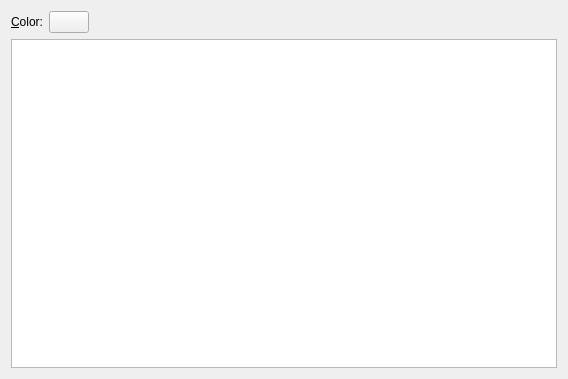
<?xml version="1.0" encoding="UTF-8"?>
<ui version="4.0">
 <class>ViewConfig</class>
 <widget class="QWidget" name="ViewConfig">
  <property name="geometry">
   <rect>
    <x>0</x>
    <y>0</y>
    <width>568</width>
    <height>379</height>
   </rect>
  </property>
  <layout class="QVBoxLayout" name="verticalLayout">
   <item>
    <layout class="QFormLayout" name="formLayout">
     <property name="fieldGrowthPolicy">
      <enum>QFormLayout::ExpandingFieldsGrow</enum>
     </property>
     <item row="0" column="0">
      <widget class="QLabel" name="m_colorLabel">
       <property name="text">
        <string>&amp;Color:</string>
       </property>
       <property name="alignment">
        <set>Qt::AlignRight|Qt::AlignTrailing|Qt::AlignVCenter</set>
       </property>
       <property name="buddy">
        <cstring>m_color</cstring>
       </property>
      </widget>
     </item>
     <item row="0" column="1">
      <widget class="KColorButton" name="m_color">
       <property name="sizePolicy">
        <sizepolicy hsizetype="Minimum" vsizetype="Fixed">
         <horstretch>0</horstretch>
         <verstretch>0</verstretch>
        </sizepolicy>
       </property>
       <property name="toolTip">
        <string>Change wallpaper frame color</string>
       </property>
       <property name="whatsThis">
        <string>Change the color of the frame that it may be visible when the wallpaper is centered or scaled with the same proportions.</string>
       </property>
       <property name="color">
        <color>
         <red>70</red>
         <green>90</green>
         <blue>130</blue>
        </color>
       </property>
       <property name="defaultColor">
        <color>
         <red>70</red>
         <green>90</green>
         <blue>130</blue>
        </color>
       </property>
      </widget>
     </item>
    </layout>
   </item>
   <item>
    <widget class="QListView" name="m_view">
     <property name="minimumSize">
      <size>
       <width>300</width>
       <height>220</height>
      </size>
     </property>
     <property name="movement">
      <enum>QListView::Static</enum>
     </property>
     <property name="resizeMode">
      <enum>QListView::Adjust</enum>
     </property>
     <property name="layoutMode">
      <enum>QListView::Batched</enum>
     </property>
     <property name="spacing">
      <number>2</number>
     </property>
     <property name="viewMode">
      <enum>QListView::IconMode</enum>
     </property>
     <property name="uniformItemSizes">
      <bool>true</bool>
     </property>
     <property name="wordWrap">
      <bool>true</bool>
     </property>
    </widget>
   </item>
  </layout>
 </widget>
 <customwidgets>
  <customwidget>
   <class>KColorButton</class>
   <extends>QPushButton</extends>
   <header>kcolorbutton.h</header>
  </customwidget>
 </customwidgets>
 <resources/>
 <connections/>
</ui>
